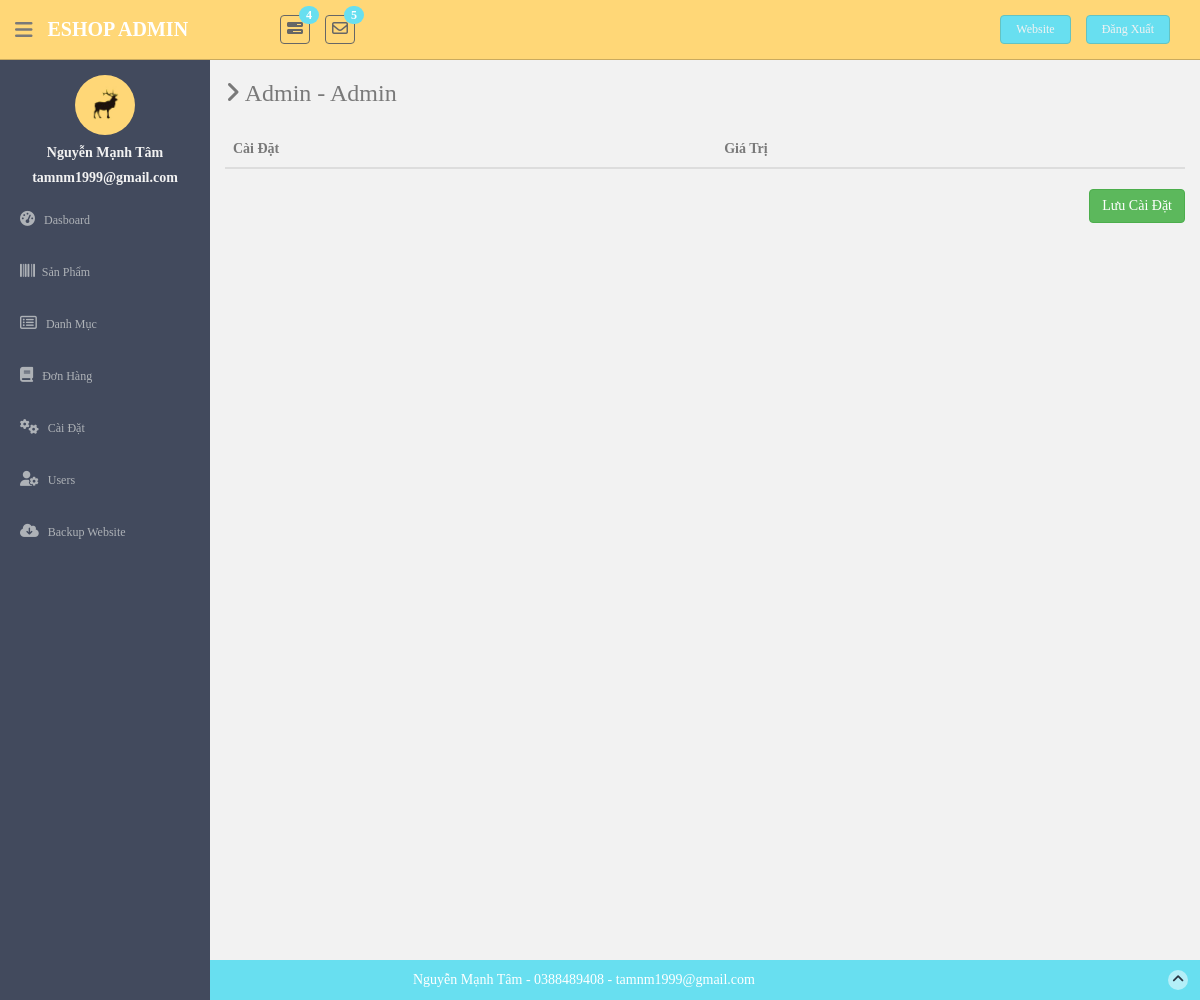
/public/admin/settings (signed in), run on an earlier commit of the app's database.
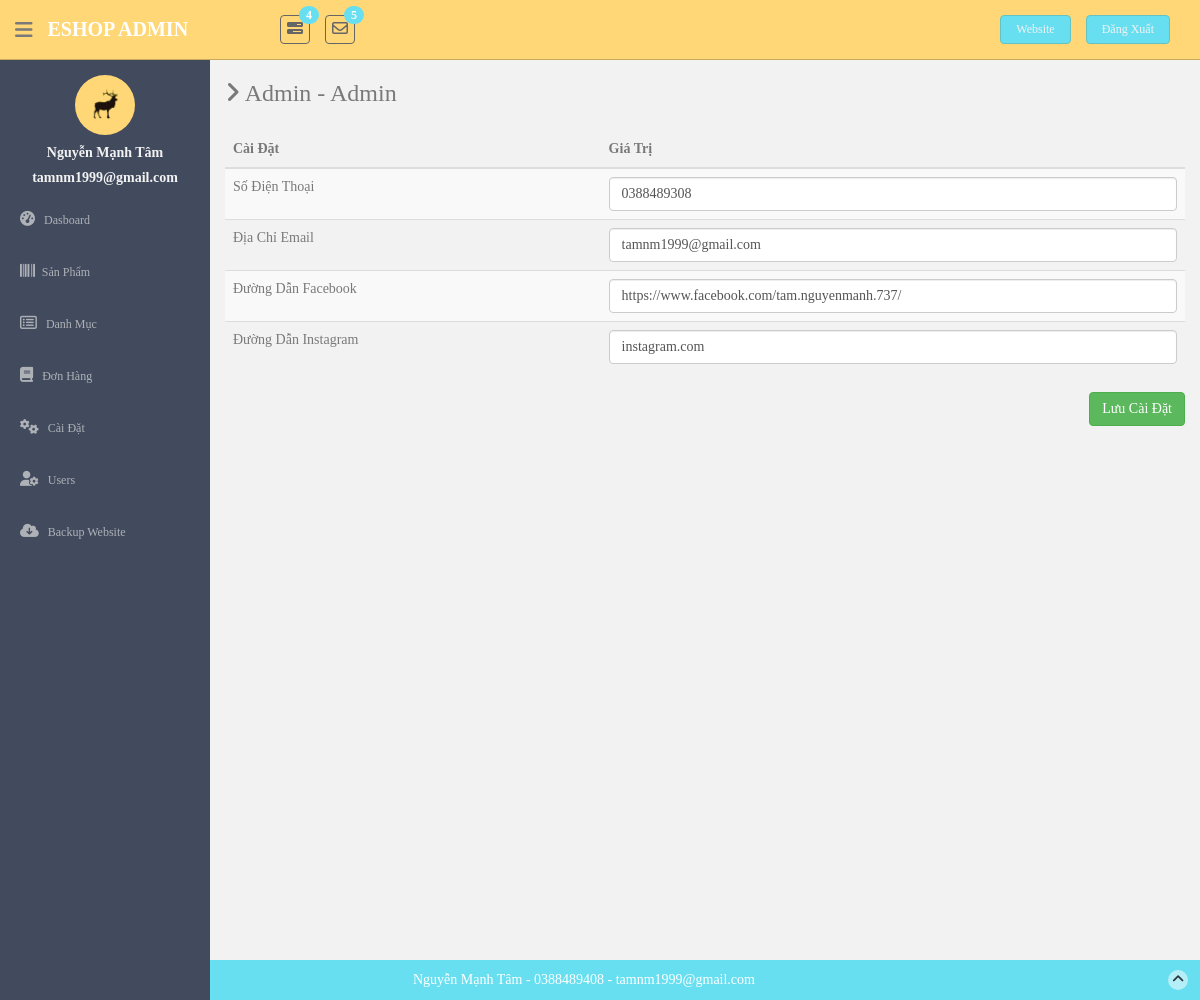
And on a later commit of the database.
### tables this page shows
CREATE TABLE `tbl_user` (
  `user_id` bigint(20) NOT NULL,
  `user_url_address` varchar(100) NOT NULL,
  `user_full_name` varchar(100) NOT NULL,
  `user_email` varchar(100) NOT NULL,
  `user_password` varchar(100) NOT NULL,
  `user_rank` varchar(20) NOT NULL,
  `user_date_join` datetime NOT NULL
);

CREATE TABLE `tbl_settings` (
  `id` int(11) NOT NULL,
  `setting` varchar(50) DEFAULT NULL,
  `value` varchar(2048) DEFAULT NULL,
  `setting_slug` varchar(100) DEFAULT NULL
);

### app/controllers/admin.php (called while the page is built, shortened)
<?php
class Admin extends Controller
{
    public function settings($type){
        $User = $this->load_model('User');
        $Settings = new Setting();
        $user_data = $User->check_login(true, ["Admin"]);
        if (is_object($user_data)) {
            $data['user_data'] = $user_data;
        }
        $data['settings'] = $Settings->get_all_settings();
        $data['page_title'] = "Admin - Admin";
        $this->view("admin/socials", $data);
    }
}

### app/core/app.php (called while the page is built, shortened)
<?php
class App
{
    protected $method = "index";
    private function parseURL()
    {
        $url = isset($_GET['url']) ? $_GET['url'] : "home";
        return explode("/", filter_var(trim($url, "/"), FILTER_SANITIZE_URL));
    }
    public function  __construct()
    {
        $url = $this->parseURL();
        if (file_exists("../app/controllers/" . strtolower($url[0]) . ".php")) {
            unset($url[0]);
        }
        $this->controller = new $this->controller;
        if (isset($url[1])) {
            $url[1] = strtolower($url[1]);
            if (method_exists($this->controller, $url[1])) {
                $this->method = $url[1];
                unset($url[1]);
            }
        }
        $this->params = (count($url) > 0) ? $url : ["home"];
        call_user_func_array([$this->controller, $this->method], $this->params);
    }
}

### public/index.php (called while the page is built, shortened)
<?php
$app = new App();
?>

### app/core/database.php (called while the page is built, shortened)
<?php
class Database
{
    public static $conn;
    public function __construct()
    {
        try {
            $string = DB_TYPE . ":host=" . DB_HOST . ";dbname=" . DB_NAME;
            self::$conn = new PDO($string, DB_USER, DB_PASSWORD);
        } catch (PDOException $e) {
            die($e->getMessage());
        }
    }
   public function read_db($query, $data = array())
   {
       $statement = self::$conn->prepare($query);
       $result = $statement->execute($data);
       if ($result) {
           $data = $statement->fetchAll(PDO::FETCH_OBJ);
           if (is_array($data) && count($data) > 0) {
               return $data;
           }
       }
       return false;
   }
}

### app/models/user.class.php (called while the page is built, shortened)
<?php
class User
{
    public function check_login ($redirect = false, $allowed = array() )
    {
        $db = Database::getInstance();
        if (count($allowed) > 0) {
            $arr['user_url_address'] = $_SESSION['user_url_address'];
            $query = "SELECT * FROM tbl_user WHERE user_url_address = :user_url_address limit 1";
            $result = $db->read_db($query, $arr);
            if (is_array($result)) {
                $result = $result[0];
                if (in_array($result->user_rank, $allowed)) {
                    return $result;
                }
            }
            die();
        }
        return false;
    }
}

### app/core/setting.class.php (called while the page is built, shortened)
<?php
Class Setting{
    public function get_all_settings(){
        $db = Database::newInstance();
        $query = "SELECT * FROM tbl_settings";
        return $db->read_db($query);
    }
}

### app/views/eshop/admin/socials.php (the view, shortened to what this page needs)
<?php $this->view("admin/header", $data) ?>
<?php $this->view("admin/sidebar", $data) ?>
<form method="POST">
    <table class="table table-striped table-advance table-hover">
        <thead>
        <tr>
            <th>Cài Đặt</th>
            <th>Giá Trị</th>
        </tr>
        </thead>
        <tbody>
        <?php if (isset($settings) && is_array($settings)): ?>
            <?php foreach ($settings as $row): ?>
                <tr>
                    <td><?= $row->setting ?></td>
                    <td><input name="<?= $row->setting_slug ?>" class="form-control" type="text" value="<?= $row->value ?>"</td>
                </tr>
            <?php endforeach; ?>
        <?php endif; ?>
        </tbody>
    </table>
    <input type="submit" value="Lưu Cài Đặt" class="btn btn-success pull-right">
</form>
<?php $this->view("admin/footer", $data) ?>

### app/core/controller.php (shortened to what this page needs)
<?php
class Controller
{
    public function view($path, $data = [])
    {
        if (file_exists("../app/views/" . THEME . $path . ".php")) {
            include("../app/views/" . THEME . $path . ".php");
        } else {
            include("../app/views/" . THEME . "404.php");
        }
    }
}
?>

### app/views/eshop/admin/header.php (shortened to what this page needs)
<!DOCTYPE html>
<html lang="en">
<head>
    <link href="<?= ASSETS . THEME ?>admin/css/bootstrap.css" rel="stylesheet">
    <link href="<?= ASSETS . THEME ?>admin/font-awesome/css/font-awesome.css" rel="stylesheet"/>
    <link href="<?= ASSETS . THEME ?>admin/css/style.css" rel="stylesheet">
    <link href="<?= ASSETS . THEME ?>admin/css/style-responsive.css" rel="stylesheet">
</head>
<body>
<section id="container">
    <header class="header black-bg">
        <div class="sidebar-toggle-box">
            <div class="fa fa-bars tooltips" data-placement="right" data-original-title="Toggle Navigation"></div>
        </div>
        <a href="<?= ROOT ?>admin" class="logo"><b>eshop Admin</b></a>
        <div class="nav notify-row" id="top_menu">
            <ul class="nav top-menu">
                <li class="dropdown">
                    <a data-toggle="dropdown" class="dropdown-toggle" href="index.php#">
                        <i class="fa fa-tasks"></i>
                        <span class="badge bg-theme">4</span>
                    </a>
                </li>
                <li id="header_inbox_bar" class="dropdown">
                    <a data-toggle="dropdown" class="dropdown-toggle" href="index.php#">
                        <i class="fa fa-envelope-o"></i>
                        <span class="badge bg-theme">5</span>
                    </a>
                </li>
            </ul>
        </div>
        <div class="top-menu">
            <ul class="nav pull-right top-menu">
                <li><a class="logout" href="<?= ROOT ?>logout">Đăng Xuất</a></li>
            </ul>
            <ul class="nav pull-right top-menu">
                <li><a class="logout" href="<?= ROOT ?>">Website</a></li>
            </ul>
        </div>
    </header>

### app/views/eshop/admin/sidebar.php (shortened to what this page needs)
<aside>
    <div id="sidebar" class="nav-collapse ">
        <ul class="sidebar-menu" id="nav-accordion">
            <p class="centered">
                <a href="<?=ROOT?>profile/<?= $data['user_data']->user_url_address ?>"><img src="<?= ASSETS . THEME ?>admin/img/ui-sam.jpg" class="img-circle"
                                            width="60"></a>
            </p>
            <h5 class="centered"><?= ucwords($data['user_data']->user_full_name) ?></h5>
            <h5 class="centered"><?= $data['user_data']->user_email ?></h5>
            <li class="sub-menu">
                <a href="javascript:;">
                    <i class="fa fa-dashboard"></i>
                    <span>Dasboard</span>
                </a>
            </li>
            <li class="sub-menu">
                <a href="<?= ROOT ?>admin/products">
                    <i class="fa fa-barcode fa-fw"></i>
                    <span>Sản Phẩm</span>
                </a>
            </li>
            <li class="sub-menu">
                <a href="<?= ROOT ?>admin/categories">
                    <i class="fa fa-list-alt"></i>
                    <span>Danh Mục</span>
                </a>
            </li>
            <li class="sub-menu">
                <a href="<?= ROOT ?>admin/orders">
                    <i class="fa fa-book"></i>
                    <span>Đơn Hàng</span>
                </a>
            </li>
            <li class="sub-menu">
                <a href="<?= ROOT ?>admin/settings">
                    <i class="fa fa-cogs"></i>
                    <span>Cài Đặt</span>
                </a>
            </li>
            <li class="sub-menu">
                <a href="<?= ROOT ?>admin/users">
                    <i class="fas fa-user-cog"></i>
                    <span>Users</span>
                </a>
            </li>
            <li class="sub-menu">
                <a href="<?= ROOT ?>admin/backup">
                    <i class="fa fa-cloud-download"></i>
                    <span>Backup Website </span>
                </a>
            </li>
        </ul>
    </div>
</aside>
<section id="main-content">
    <section class="wrapper site-min-height">
        <h3><i class="fa fa-angle-right"></i> <?= $data['page_title'] ?></h3>
        <div class="row mt">
            <div class="col-lg-12">

### app/views/eshop/admin/footer.php (shortened to what this page needs)
</div>
</div>
</section>
</section>
<footer class="site-footer">
    <div class="text-center">
        Nguyễn Mạnh Tâm - 0388489408 - tamnm1999@gmail.com
        <a href="#" class="go-top">
            <i class="fa fa-angle-up"></i>
        </a>
    </div>
</footer>
</section>
</body>
</html>

### public/assets/eshop/admin/css/style.css (style rules this page uses)
body { color: #797979; background: #f2f2f2; font-family: 'Times New Roman', sans-serif; padding: 0px !important; margin: 0px !important; font-size: 14px; }
ul li { list-style: none; }
a, a:hover, a:focus { text-decoration: none; outline: none; }
#container { width: 100%; height: 100%; }
.bg-theme { background-color: #68dff0; }
.centered { text-align: center; }
.mt { margin-top: 25px; }
ul.top-menu > li > .logout { color: #f2f2f2; font-size: 12px; border-radius: 4px; -webkit-border-radius: 4px; border: 1px solid #64c3c2 !important; padding: 5px 15px; margin-right: 15px; background: #68dff0; margin-top: 15px; }
#sidebar { width: 210px; height: 100%; position: fixed; background: #424a5d; }
#sidebar h5 { color: #f2f2f2; font-weight: 700; }
#sidebar ul li { position: relative; }
ul.sidebar-menu, ul.sidebar-menu li ul.sub { margin: -2px 0 0; padding: 0; }
ul.sidebar-menu { margin-top: 75px; }
ul.sidebar-menu li { margin-bottom: 5px; margin-left: 10px; margin-right: 10px; }
ul.sidebar-menu li.sub-menu { line-height: 15px; }
ul.sidebar-menu li a span { display: inline-block; }
ul.sidebar-menu li a { color: #aeb2b7; text-decoration: none; display: block; padding: 15px 0 15px 10px; font-size: 12px; outline: none; -webkit-transition: all 0.3s ease; -moz-transition: all 0.3s ease; -o-transition: all 0.3s ease; -ms-transition: all 0.3s ease; transition: all 0.3s ease; }
ul.sidebar-menu li a i { font-size: 15px; padding-right: 6px; }
#main-content { margin-left: 210px; }
.header, .footer { min-height: 60px; padding: 0 15px; }
.header { position: fixed; left: 0; right: 0; z-index: 1002; }
.black-bg { background: #ffd777; border-bottom: 1px solid #c9aa5f; }
.wrapper { display: inline-block; margin-top: 60px; padding-left: 15px; padding-right: 15px; padding-bottom: 15px; padding-top: 0px; width: 100%; }
a.logo { font-size: 20px; color: #ffffff; float: left; margin-top: 15px; text-transform: uppercase; }
a.logo b { font-weight: 900; }
#top_menu .nav > li, ul.top-menu > li { float: left; }
.notify-row { float: left; margin-top: 15px; margin-left: 92px; }
ul.top-menu > li > a { color: #666666; font-size: 16px; border-radius: 4px; -webkit-border-radius: 4px; border: 1px solid #666666 !important; padding: 2px 6px; margin-right: 15px; }
.notify-row .badge { position: absolute; right: -10px; top: -10px; z-index: 100; }
.sidebar-toggle-box { float: left; padding-right: 15px; margin-top: 20px; }
.sidebar-toggle-box .fa-bars { cursor: pointer; display: inline-block; font-size: 20px; }
.site-footer { background: #68dff0; color: #fff; padding: 10px 0; }
.go-top { margin-right: 1%; float: right; background: rgba(255, 255, 255, .5); width: 20px; height: 20px; border-radius: 50%; -webkit-border-radius: 50%; }
.go-top i { color: #2A3542; }
.site-min-height { min-height: 900px; }

What changed in the data, as far as the page shows it:
added tbl_settings: setting "Số Điện Thoại", so_dien_thoai "0388489308"
added tbl_settings: setting "Địa Chỉ Email", dia_chi_email "tamnm1999@gmail.com"
added tbl_settings: setting "Đường Dẫn Facebook", duong_dan_facebook "https://www.facebook.com/tam.nguyenmanh.737/"
added tbl_settings: setting "Đường Dẫn Instagram", value "instagram.com"
